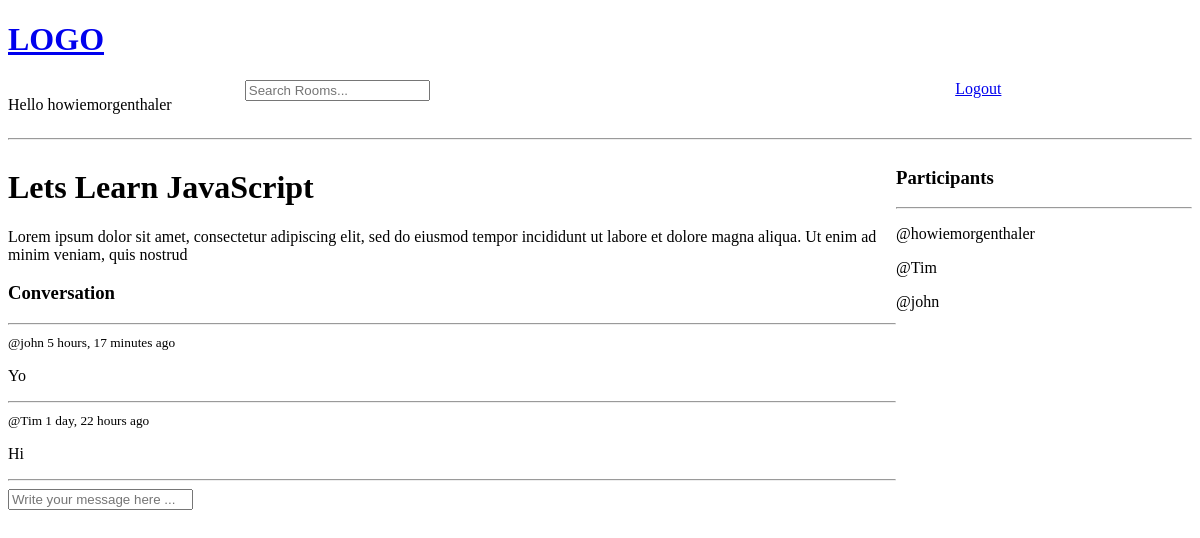
Screenshot of /room/1 (signed in) with the database file from the repository.
### base/models.py (models this page shows, shortened)
class Room(models.Model):
    host = models.ForeignKey(User, on_delete=models.SET_NULL, null=True)
    topic = models.ForeignKey(Topic, on_delete=models.SET_NULL, null=True)
    name = models.CharField(max_length=200)
    description = models.TextField(null=True, blank=True)
    participants = models.ManyToManyField(User, related_name='participants', blank=True)
    updated = models.DateTimeField(auto_now=True)
    created = models.DateTimeField(auto_now_add=True)
    class Meta:
        ordering = ['-updated', '-created']

class Message(models.Model):
    user = models.ForeignKey(User, on_delete=models.CASCADE)
    room = models.ForeignKey(Room, on_delete=models.CASCADE)
    body = models.TextField()
    updated = models.DateTimeField(auto_now=True)
    created = models.DateTimeField(auto_now_add=True)
    class Meta:
        ordering = ['-updated', '-created']

### base/views.py (the view, shortened to what this page needs)
# urls.py: path('room/<int:pk>', views.room,name="room"),
def room(request,pk):
    room = Room.objects.get(id=pk)
    room_messages = room.message_set.all()
    participants = room.participants.all()
    context = {'room': room, 'room_messages': room_messages, 'participants': participants}
    return render(request,'base/room.html', context)

### base/templates/base/room.html (shortened to what this page needs)
{% extends 'main.html' %}
{% load static %}
{% block content%}
<div class="room-container">
    <div>
        <h1>{{room.name}}</h1>
        <p>{{room.description}}</p>
        <div class="comment-wrapper">
            <h3>Conversation</h3>
            <hr>
            {% for message in room_messages %}
            <div>
                <small>@{{message.user}} {{message.created|timesince}} ago</small>
                <p>{{message.body}}</p>
                <hr>
            </div>
            {% endfor %}
        </div>
        {% if request.user.is_authenticated %}
        <div class="comment-form">
            <form method="POST" action="">
                <input type="text" name="body" placeholder="Write your message here ..." />
            </form>
        </div>
        {% endif %}
    </div>
    <div>
        <h3>Participants</h3>
        <hr>
        {% for user in participants%}
            <div>
               <p>@{{user.username}}</p>
            </div>
        {% endfor %}
    </div>
</div>
{% endblock content %}

### templates/navbar.html
{% load static %}
<link rel="stylesheet" type="text/css" href="{% static 'css/homeStyle.css' %}">
<a href="/">
    <h1>LOGO</h1>
</a>
<div class="navbar-container">
    <div>
        {% if request.user.is_authenticated %}
        <p>Hello {{request.user}}</p>
        {% endif %}
    </div>
    <div>
        <form method="GET" action="{% url 'home' %}">
            <input type="text" name="q" placeholder="Search Rooms..."/>
        </form>
    </div>
    <div>
        {% if request.user.is_authenticated %}
        <a href="{% url 'logout' %}">Logout</a>
        {% else %}
        <a href="{% url 'login' %}">Login</a>
        {% endif %}
    </div>
</div>
<hr>

### base/static/css/homeStyle.css (style rules this page uses)
.room-container { display: grid; grid-template-columns: 3fr 1fr; }
.navbar-container { display: grid; grid-template-columns: 1fr 3fr 1fr; }

### rows the page displays
Room: name "Lets Learn JavaScript", description "Lorem ipsum dolor sit amet, consectetur adipiscing elit, sed do eiusmod tempor incididunt ut labore et dolore magna aliqua. Ut enim ad minim veniam, quis nostrud"
Message: user "john", created "5 hours, 17 minutes", body "Yo"
Message: user "Tim", created "1 day, 22 hours", body "Hi"

### other values shown
{{ request.user }} "howiemorgenthaler"
{{ user.username }} "howiemorgenthaler"
{{ user.username }} "Tim"
{{ user.username }} "john"
